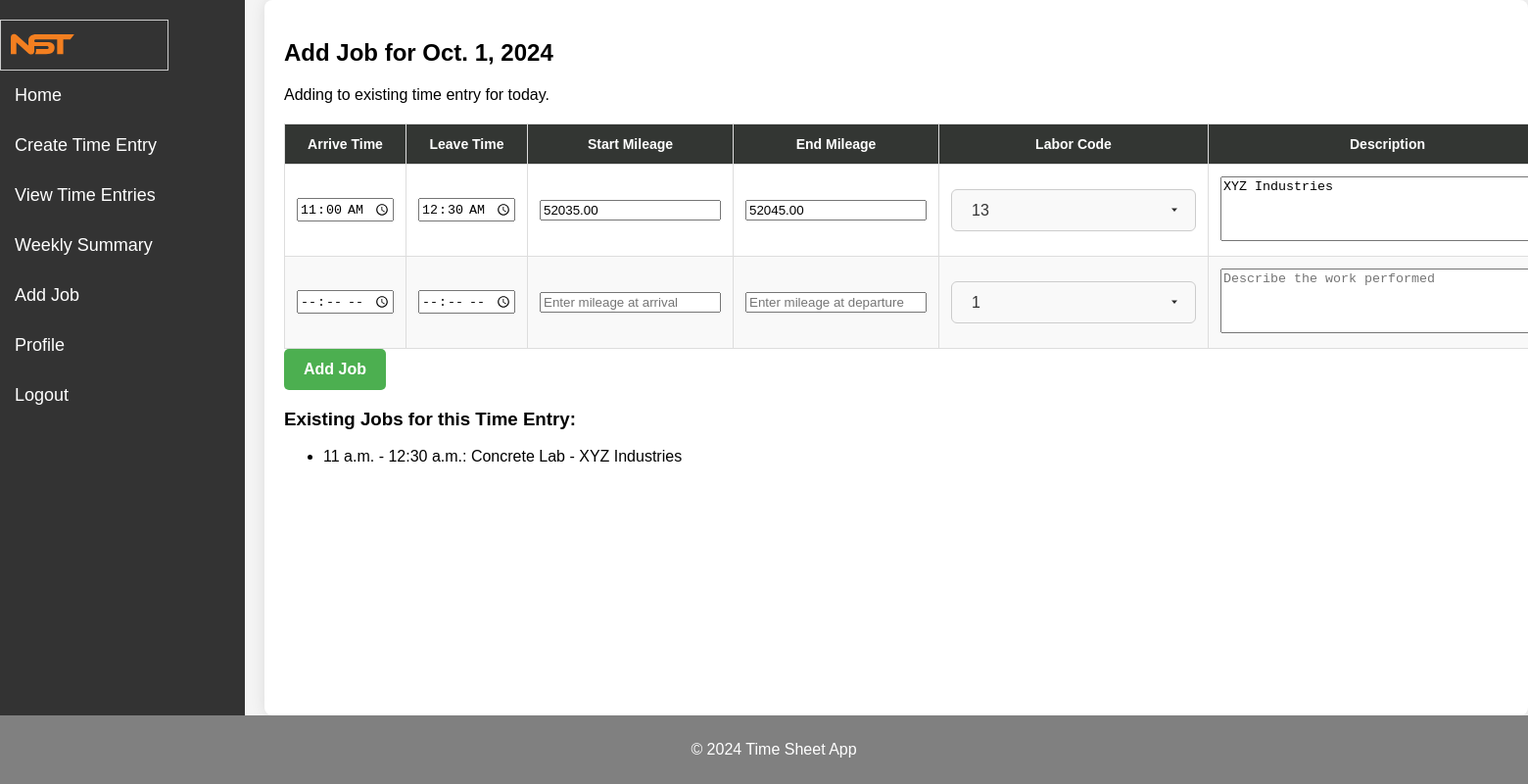
The page /time-entry/add-job/ (signed in) on the database its author committed.
### timesheets/models.py (models this page shows, shortened)
class TimeEntry(models.Model):
    LOCATION_CHOICES = [
        ('Home', 'Home'),
        ('Office', 'Office'),
    ]
    id = models.AutoField(primary_key=True)
    date = models.DateField(default=datetime.today)  # New field for date
    user = models.ForeignKey(settings.AUTH_USER_MODEL, on_delete=models.CASCADE)
    start_location = models.CharField(max_length=10, choices=LOCATION_CHOICES, default='Home')
    end_location = models.CharField(max_length=10, choices=LOCATION_CHOICES, default='Home')
    initial_mileage = models.DecimalField(max_digits=7, decimal_places=2, null=True, blank=True)
    final_mileage = models.DecimalField(max_digits=7, decimal_places=2, null=True, blank=True)
    activity_start_mileage = models.DecimalField(max_digits=7, decimal_places=2, null=True, blank=True)
    activity_end_mileage = models.DecimalField(max_digits=7, decimal_places=2, null=True, blank=True)
    total_miles = models.DecimalField(max_digits=7, decimal_places=2, null=True, blank=True)
    travel_miles_subtract = models.DecimalField(max_digits=7, decimal_places=2, null=True, blank=True)
    miles_to_be_paid = models.DecimalField(max_digits=7, decimal_places=2, null=True, blank=True)
    initial_leave_time = models.TimeField(null=True, blank=True)
    final_arrive_time = models.TimeField(null=True, blank=True)
    start_time = models.TimeField(null=True, blank=True)
    end_time = models.TimeField(null=True, blank=True)
    activity_arrive_time = models.TimeField(null=True, blank=True)
    activity_leave_time = models.TimeField(null=True, blank=True)
    hours_on_site = models.DecimalField(max_digits=5, decimal_places=2, null=True, blank=True)
    hours_for_the_day = models.DecimalField(max_digits=5, decimal_places=2, null=True, blank=True)
    travel_time_subtract = models.DecimalField(max_digits=5, decimal_places=2, null=True, blank=True)
    hours_to_be_paid = models.DecimalField(max_digits=5, decimal_places=2, null=True, blank=True)

class Job(models.Model):
    LABOR_CODE_CHOICES = [
        ('1', 'Project Manager/P.E.'),
        ('2', 'Senior Engineer/P.E.'),
        ('3', 'Project Engineer'),
        ('4', 'Laboratory Manager'),
        ('5', 'Laboratory Technician'),
        ('6', 'Field Engineer'),
        ('7', 'Field Technician Level I'),
        ('8', 'Field Technician Level II'),
        ('9', 'CWI'),
        ('10', 'Report/ Documentation Preparation'),
        ('11', 'Report/ Document Quality Review'),
        ('12', 'Concrete/ Sample Collection Pick-Up'),
        ('13', 'Concrete Lab'),
        ('14', 'Concrete Coring'),
        ('15', 'Windsor Probe/Pin'),
        ('16', 'Schmidt Hammer'),
        ('17', 'Ground Penetrating Radar'),
        ('18', 'Floor Flatness'),
        ('19', 'CAD Drawing'),
        ('20', 'Administration'),
        ('21', 'Marketing'),
        ('22', 'Clerical Support'),
        ('23', 'Training'),
        ('24', 'School'),
        ('25', 'Moisture Content'),
        ('26', 'Particle Size Analysis'),
        ('27', 'Hydrometer'),
        ('28', 'Atterberg Limits'),
        ('29', 'Specific Gravity'),
        ('30', 'Organic Content'),
        ('31', 'Unit Weight'),
        ('32', 'Density, Soil Particle'),
        ('33', 'Fractional Organic Carbon'),
        ('34', 'Hydraulic Conductivity'),
        ('35', 'Standard Proctor 4" Mold'),
        ('36', 'Standard Proctor 6" Mold'),
        ('37', 'Modified Proctor 4" Mold'),
        ('38', 'Modified Proctor 6" Mold'),
        ('39', 'Unconsolidated Triaxle Shear Test'),
        ('40', 'Consolidated Triaxle Shear Test'),
        ('41', 'Unconfined Compression'),
        ('42', 'One Dimensional Consolidation'),
        ('43', 'Asphalt Extraction Test'),
        ('44', 'Gyratory Compaction'),
        ('45', 'Asphalt Bulk Specific Gravity'),
        ('46', 'Asphalt Apparent Specific Gravity'),
        ('47', 'pH'),
        ('48', 'Other'),
    ]
    time_entry = models.ForeignKey(TimeEntry, related_name='jobs', on_delete=models.CASCADE)
    activity_start_mileage = models.DecimalField(max_digits=7, decimal_places=2, null=True, blank=True)
    activity_arrive_time = models.TimeField()
    activity_leave_time = models.TimeField()
    activity_end_mileage = models.DecimalField(max_digits=7, decimal_places=2, null=True, blank=True)
    labor_code = models.CharField(max_length=2, choices=LABOR_CODE_CHOICES)
    description = models.TextField()

### timesheets/views.py (the view, shortened to what this page needs)
# urls.py: path('add-job/', views.add_job_to_time_entry, name='add_job_to_time_entry'),
@login_required
def add_job_to_time_entry(request):
    today = timezone.now().date()
    time_entries = TimeEntry.objects.filter(user=request.user, date=today).order_by('-id')
    if time_entries.exists():
        time_entry = time_entries.first()  # Get the most recent entry
        created = False
    JobFormSet = inlineformset_factory(
        TimeEntry,
        Job,
        form=JobForm,
        extra=1,
        can_delete=False
    )
    if request.method == 'POST':
        formset = JobFormSet(request.POST, instance=time_entry)
        if formset.is_valid():
            instances = formset.save(commit=False)
            for instance in instances:
                instance.time_entry = time_entry
                instance.save()
            time_entry.save()  # This will trigger the recalculation of hours and mileage
            return redirect('time_entry_list')
    else:
        formset = JobFormSet(instance=time_entry)
    return render(request, 'timesheets/add_job.html', {
        'formset': formset,
        'time_entry': time_entry,
        'created': created,
    })

### timesheets/templates/timesheets/add_job.html (shortened to what this page needs)
{% extends 'timesheets/base.html' %}
{% block content %}
<h2>Add Job for {{ time_entry.date }}</h2>
{% if created %}
<p>A new time entry has been created for today.</p>
{% else %}
<p>Adding to existing time entry for today.</p>
{% endif %}
<form method="post">
    <table>
        <thead>
            <tr>
                <th>Arrive Time</th>
                <th>Leave Time</th>
                <th>Start Mileage</th>
                <th>End Mileage</th>
                <th>Labor Code</th>
                <th>Description</th>
            </tr>
        </thead>
        <tbody>
            {% for form in formset %}
            <tr>
                <td>{{ form.activity_arrive_time }}</td>
                <td>{{ form.activity_leave_time }}</td>
                <td>{{ form.activity_start_mileage }}</td>
                <td>{{ form.activity_end_mileage }}</td>
                <td>{{ form.labor_code }}</td>
                <td>{{ form.description }}</td>
            </tr>
            {% endfor %}
        </tbody>
    </table>
    <button type="submit">Add Job</button>
</form>
<h3>Existing Jobs for this Time Entry:</h3>
<ul>
{% for job in time_entry.jobs.all %}
    <li>{{ job.activity_arrive_time }} - {{ job.activity_leave_time }}: {{ job.get_labor_code_display }} - {{ job.description }}</li>
{% empty %}
    <li>No jobs added yet.</li>
{% endfor %}
</ul>
{% endblock %}

### timesheets/static/css/style.css (style rules this page uses)
body { margin-top:20px; font-family: Arial, sans-serif; background-color: #f4f4f4; }
table { width: 100%; border-collapse: collapse; margin-top: 20px; font-size: 14px; }
thead { background-color: #4CAF50; color: white; }
th, td { padding: 12px; border: 1px solid #ddd; text-align: left; }
th { font-weight: bold; background-color: #333633; color: white; text-align: center; }
tbody tr:nth-child(even) { background-color: #f9f9f9; }
select { padding: 12px 20px; font-size: 16px; border-radius: 6px; border: 1px solid #ccc; background-color: #f9f9f9; color: #333; width: 250px; appearance: none; -webkit-appearance: none; -moz-appearance: none; background-repeat: no-repeat; background-position: right 15px center; background-size: 12px; cursor: pointer; transition: border-color 0.3s ease; }
button[type="submit"] { padding: 12px 20px; background-color: #4CAF50; color: white; border: none; border-radius: 5px; cursor: pointer; font-size: 16px; font-weight: bold; text-align: center; text-decoration: none; display: inline-block; transition: background-color 0.3s ease; }

### timesheets/templates/timesheets/base.html (style rules this page uses)
html, body { height: 100%; margin: 0; padding: 0; }
body { display: flex; flex-direction: column; font-family: Arial, sans-serif; background-color: #f4f4f4; }

### rows shown on the page
TimeEntry: date "Oct. 1, 2024"
Job: activity_arrive_time "11 a.m.", activity_leave_time "12:30 a.m.", labor_code "Concrete Lab", description "XYZ Industries"
